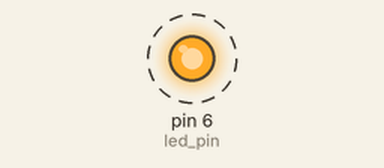
Bench run of a sketch on a simulated Arduino Uno, built with avr-gcc and run on an emulated ATmega328P. On the bench: output pins drawn as LEDs (lit = HIGH). Dashed ring = blinking.

Above: at 0.5 s.
Timing chart, 0 to 4.6 s (numbered marks = the images above):
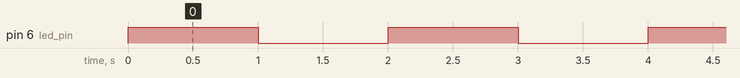

Measured:
- by itself, pin 6 (led_pin): alternates HIGH for 1.0 s and LOW for 1.0 s

The sketch:

Blink_DIY.ino
```cpp
/*
  Date: 05/11/2018
  DIY
*/

/*
  Title: Blink
  Description:
  This program will turn on and off an LED.
*/

//Constant
int led_pin = 6; // LED pin

void setup() {
  pinMode(led_pin, OUTPUT);  // initialize digital pin led_pin as an output.
}

void loop() {
  digitalWrite(led_pin, HIGH);  // turn the LED on
  delay(1000);
  digitalWrite(led_pin, LOW);  // turn the LED off
  delay(1000);
}
```
